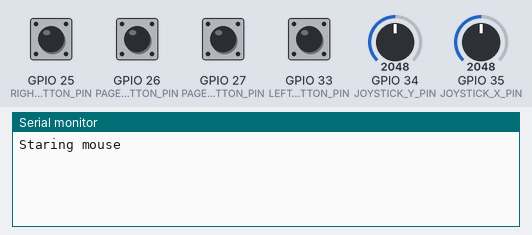
This sketch was run on a simulated ESP32. Parts: the last lines printed to the serial monitor. The inputs (shaded band) are chosen by the test bench; at power-on: GPIO 25 (RIGHT_BUTTON_PIN), GPIO 26 (PAGE_UP_BUTTON_PIN), GPIO 27 (PAGE_DOWN_BUTTON_PIN), GPIO 33 (LEFT_BUTTON_PIN) HIGH, GPIO 34 (JOYSTICK_Y_PIN) = 2048, GPIO 35 (JOYSTICK_X_PIN) = 2048. USB keyboard and mouse output is not drawn.

Above: at 1.2 s.
1.3 s: GPIO 25 (RIGHT_BUTTON_PIN) pulled LOW for 0.15 s
At 2.5 s:
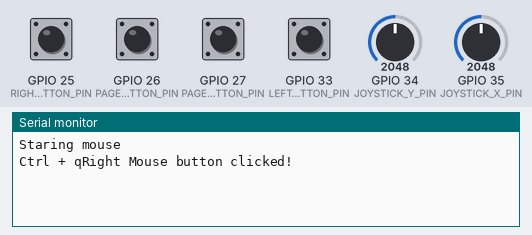
2.9 s: GPIO 26 (PAGE_UP_BUTTON_PIN) pulled LOW for 0.15 s
At 3.9 s:
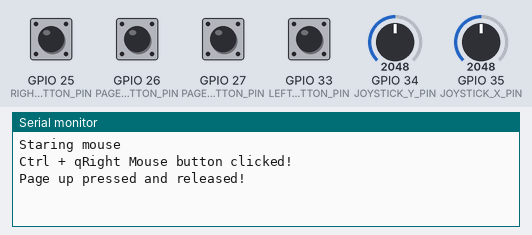
4.5 s: GPIO 27 (PAGE_DOWN_BUTTON_PIN) pulled LOW for 0.15 s
At 5.8 s:
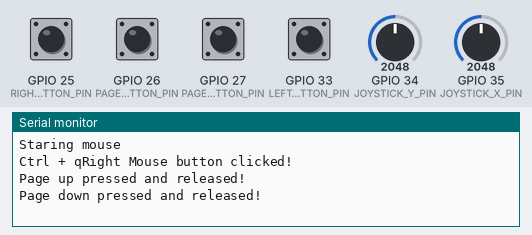
6.1 s: GPIO 33 (LEFT_BUTTON_PIN) pulled LOW for 0.15 s
At 7.0 s:
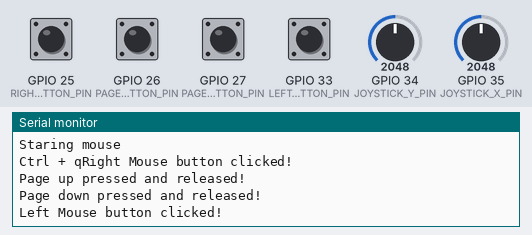

The sketch:

bleMouse2.ino
```cpp
#include <BleCombo.h>
#include "esp_sleep.h"  // Se agrega la libreria para Deep Sleep

const uint8_t JOYSTICK_X_PIN = 35;
const uint8_t JOYSTICK_Y_PIN = 34;
const uint8_t LEFT_BUTTON_PIN = 33;
const uint8_t RIGHT_BUTTON_PIN = 25;
const uint8_t PAGE_UP_BUTTON_PIN = 26;
const uint8_t PAGE_DOWN_BUTTON_PIN = 27;
const int JOYSTICK_THRESHOLD = 8;
const int BUTTONS_THRESHOLD = 300;
const int CONSECUTIVE_REQUIRED_POSITIVES = 6;
const unsigned long INACTIVITY_TIMEOUT_MS = 2 * 60 * 1000;  // 3 minutos en milisegundos

int16_t joystickXValue, joystickYValue;
int stableCountX = 0;
int stableCountY = 0;
unsigned long lastActivityTime;  // Se agrega la variable para el temporizador

// Funcion para que el ESP32 entre en Deep Sleep
void enterDeepSleep() {
  Serial.println("No se detecto actividad. Entrando en Deep Sleep...");

  // Apagamos los modulos Bluetooth para un maximo ahorro de energia
  Keyboard.end();
  Mouse.end();

  // Configuramos la interrupcion externa para despertar
  // Se usa 'esp_sleep_enable_ext1_wakeup' porque permite usar multiples pines
  // 'ESP_EXT1_WAKEUP_ANY_LOW' se activa con cualquier pin que cambie a LOW (presionando el boton)
  const uint64_t wake_mask = (1ULL << PAGE_UP_BUTTON_PIN) ;
  esp_sleep_enable_ext1_wakeup(wake_mask, ESP_EXT1_WAKEUP_ALL_LOW);

  // Entra en modo de bajo consumo
  esp_deep_sleep_start();
}

void setup() {
  Serial.begin(115200);

  // Se verifica si la causa del reinicio es el despertar de Deep Sleep
  esp_sleep_wakeup_cause_t wakeup_reason = esp_sleep_get_wakeup_cause();

  // Si fue un reinicio por boton, se inicializa el bluetooth y la conexion
  if (wakeup_reason == ESP_SLEEP_WAKEUP_EXT1) {
    Serial.println("Despertado por un boton!");
    Keyboard.begin();
    Mouse.begin();
  } else {
    Keyboard.begin();
    Mouse.begin();
  }

  Serial.println("Staring mouse");
  pinMode(LEFT_BUTTON_PIN, INPUT_PULLUP);
  pinMode(PAGE_UP_BUTTON_PIN, INPUT);
  pinMode(PAGE_DOWN_BUTTON_PIN, INPUT);
  pinMode(RIGHT_BUTTON_PIN, INPUT);

  // Se inicializa el tiempo de la ultima actividad en el momento de encendido
  lastActivityTime = millis();
}

bool isStableSignal(int8_t reading, int &stableCount) {
  if (abs(reading) > JOYSTICK_THRESHOLD) {
    if (stableCount < CONSECUTIVE_REQUIRED_POSITIVES) {
      stableCount++;
    }
  } else {
    stableCount = 0;
    return false;
  }
  return (stableCount == CONSECUTIVE_REQUIRED_POSITIVES);
}

void moveMouseGradually(int x, int y) {
  int xSpeed = map(abs(x), 0, 127, 1, 10);
  int ySpeed = map(abs(y), 0, 127, 1, 10);

  Mouse.move(x > 0 ? xSpeed : -xSpeed, y > 0 ? -ySpeed : ySpeed);
}

void loop() {
  // Verificamos si ha pasado el tiempo de inactividad
  if (millis() - lastActivityTime >= INACTIVITY_TIMEOUT_MS) {
    enterDeepSleep();
  }

  // Leemos los valores del joystick
  joystickXValue = analogRead(JOYSTICK_X_PIN);
  joystickYValue = analogRead(JOYSTICK_Y_PIN);

  // Mapeamos los valores para reducir las lecturas a 127
  int8_t xMovement = map(joystickXValue, 0, 4095, -127, 127);
  int8_t yMovement = map(joystickYValue, 0, 4095, -127, 127);

  // Verificamos si hay movimiento significativo del joystick
  if (isStableSignal(xMovement, stableCountX) || isStableSignal(yMovement, stableCountY)) {
    // Se detecta actividad, actualizamos el temporizador de inactividad
    //lastActivityTime = millis();

    xMovement = abs(xMovement) > JOYSTICK_THRESHOLD ? xMovement : 0;
    yMovement = abs(yMovement) > JOYSTICK_THRESHOLD ? yMovement : 0;

    moveMouseGradually(xMovement, yMovement);
  }

  // Leemos los botones y actualizamos el temporizador de actividad si se presionan
  if (digitalRead(LEFT_BUTTON_PIN) == LOW) {
    lastActivityTime = millis();
    Mouse.click(MOUSE_LEFT);
    Serial.println("Left Mouse button clicked!");
    delay(BUTTONS_THRESHOLD);
  }

  if (digitalRead(RIGHT_BUTTON_PIN) == LOW) {
    lastActivityTime = millis();
    Keyboard.press(KEY_LEFT_CTRL);
    Mouse.click(MOUSE_LEFT);
    delay(100);
    Keyboard.release(KEY_LEFT_CTRL);
    Serial.println("Ctrl + qRight Mouse button clicked!");
    delay(BUTTONS_THRESHOLD);
  }

  if (digitalRead(PAGE_DOWN_BUTTON_PIN) == LOW) {
    lastActivityTime = millis();
    Keyboard.press(KEY_PAGE_DOWN);
    delay(100);
    Keyboard.release(KEY_PAGE_DOWN);
    Serial.println("Page down pressed and released!");
    delay(BUTTONS_THRESHOLD);
  }

  if (digitalRead(PAGE_UP_BUTTON_PIN) == LOW) {
    lastActivityTime = millis();
    Keyboard.press(KEY_PAGE_UP);
    delay(100);
    Keyboard.release(KEY_PAGE_UP);
    Serial.println("Page up pressed and released!");
    delay(BUTTONS_THRESHOLD);
  }

  delay(12);
}
```

Measured:
- after the input at 1.3 s, the serial monitor: prints a new line after 0.11 s (image 1)
- after the input at 2.9 s, the serial monitor: prints a new line after 0.11 s (image 2)
- after the input at 4.5 s, the serial monitor: prints a new line after 0.11 s (image 3)
- after the input at 6.1 s, the serial monitor: prints a new line at once (image 4)
